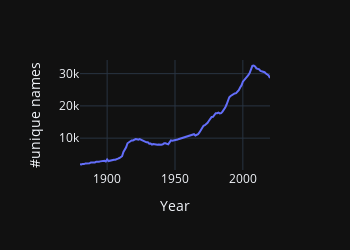

Notebook code cell kept with this figure:
### Code cell
px.line(unique_names_by_year.reset_index(),
        x='Year', y='Name', labels={'Name': '#unique names'},
        width=350, height=250)

### Figure 1 — Plotly figure (JSON) as saved in the notebook; plotly's stock layout.template omitted (floating-point values rounded to 4 significant figures; data arrays with more than 128 entries replaced by an {"elided": "..."} marker saying what was removed)
{"data": [{"hovertemplate": "Year=%{x}<br>#unique names=%{y}<extra></extra>", "legendgroup": "", "line": {"color": "#636efa", "dash": "solid"}, "marker": {"symbol": "circle"}, "mode": "lines", "name": "", "orientation": "v", "showlegend": false, "x": {"elided": "141 int values"}, "xaxis": "x", "y": {"elided": "141 int values"}, "yaxis": "y", "type": "scatter"}], "layout": {"xaxis": {"anchor": "y", "domain": [0.0, 1.0], "title": {"text": "Year"}}, "yaxis": {"anchor": "x", "domain": [0.0, 1.0], "title": {"text": "#unique names"}}, "legend": {"tracegroupgap": 0}, "margin": {"t": 60}, "height": 250, "width": 350}}
